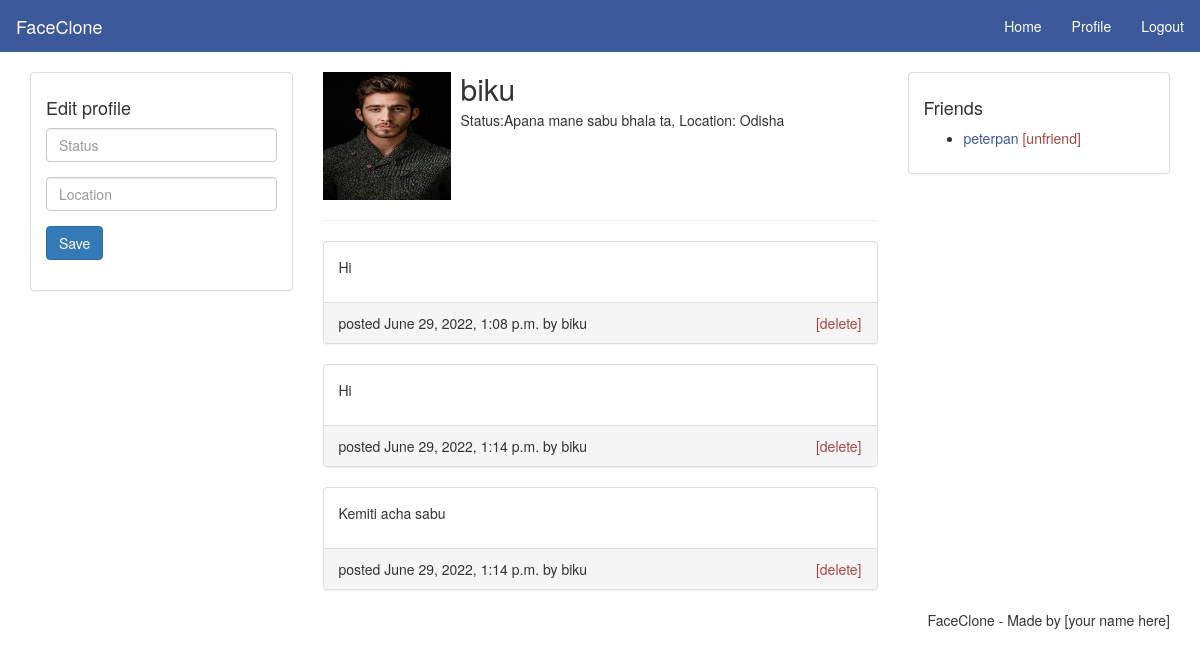
The app's page /profile (signed in) with its own data.
### social/models.py (models this page shows, shortened)
class Userprofile(models.Model):
    user = models.OneToOneField(User,on_delete=models.CASCADE)
    loc = models.CharField(max_length=20,blank=True)
    bio = models.TextField(max_length=200,blank=True)
    img = models.ImageField(upload_to='pics',default='avtar.jpg')

class Userpost(models.Model):
    user = models.ForeignKey(User,on_delete=models.CASCADE)
    post = models.TextField(max_length=300,blank=False)
    date = models.DateTimeField(auto_now_add=True)

### social/views.py (the view)
# urls.py: path('profile',views.profile,name='profile'),
@login_required(login_url='index')
def profile(request):
    user=request.user
    context= {'user':user}
    posts = Userpost.objects.filter(user=user)
    context.update({"posts":posts})
    return render(request,'profile.html',context)

### templates/profile.html (shortened to what this page needs)
{% load static %}
<!DOCTYPE html>
<html>
<head>
  <link rel="stylesheet" type="text/css" href="{% static 'css/bootstrap.min.css' %}">
  <link rel="stylesheet" type="text/css" href="{% static 'css/style.css' %}">
</head>
<body>
  <nav class="navbar navbar-default">
    <div class="container-fluid">
      <div class="navbar-header">
        <a class="navbar-brand" href="{% url 'index' %}">FaceClone</a>
      </div>
      <ul class="nav navbar-nav navbar-right">
        <li><a href="{% url 'home' %}">Home</a></li>
        <li><a href="{% url 'profile' %}">Profile</a></li>
        <li><a href="{% url 'logout' %}">Logout</a></li>
      </ul>
    </div>
  </nav>
  <main class="container">
    <div class="row">
      <div class="col-md-3">
        <div class="panel panel-default">
          <div class="panel-body">
            <h4>Edit profile</h4>
            <form method="post" action="{% url 'update' %}">
              <div class="form-group">
                <input class="form-control" type="text" name="status" placeholder="Status" value="">
              </div>
              <div class="form-group">
                <input class="form-control" type="text" name="location" placeholder="Location" value="">
              </div>
              <div class="form-group">
                <input class="btn btn-primary" type="submit" name="update_profile" value="Save">
              </div>
            </form>
          </div>
        </div>
      </div>
      <div class="col-md-6">
        <div class="media">
          <div class="media-left">
            <img src="{{user.userprofile.img.url}}" class="media-object" style="width: 128px; height: 128px;">
          </div>
          <div class="media-body">
            <h2 class="media-heading">{{user.username}}</h2>
            <p>Status:{{user.userprofile.bio}}, Location: {{ user.userprofile.loc}}</p>
          </div>
        </div>
        <hr>
        <div>
        {%for post in posts %}
        <div class="panel panel-default">
          <div class="panel-body">
            <p>{{post.post}}</p>
          </div>
          <div class="panel-footer">
            <span>posted {{post.date}} by {{post.user.username}}</span>
            <span class="pull-right"><a class="text-danger" href="#">[delete]</a></span>
          </div>
        </div>
        {% endfor %}
        </div>
      </div>
      <div class="col-md-3">
        <div class="panel panel-default">
          <div class="panel-body">
            <h4>Friends</h4>
            <ul>
              <li>
                <a href="#">peterpan</a>
                <a class="text-danger" href="#">[unfriend]</a>
              </li>
            </ul>
          </div>
        </div>
      </div>
    </div>
  </main>
  <footer class="container text-center">
    <ul class="nav nav-pills pull-right">
      <li>FaceClone - Made by [your name here]</li>
    </ul>
  </footer>
</body>
</html>

### static/css/style.css (style rules this page uses)
a { color: #3b5998; }
.navbar { -webkit-border-radius: 0; -moz-border-radius: 0; border-radius: 0; }
.navbar-default { background-color: #3b5998; border-color: #3b5998; }
.navbar-default .navbar-brand { color: rgb(255, 253, 253); }
.navbar-default .navbar-nav>li>a { color: #fff; }

### records on screen
Userpost: post "Hi", date "June 29, 2022, 1:08 p.m.", user.username "biku"
Userpost: post "Hi", date "June 29, 2022, 1:14 p.m.", user.username "biku"
Userpost: post "Kemiti acha sabu", date "June 29, 2022, 1:14 p.m.", user.username "biku"

### other values on screen
{{ user.username }} "biku"
{{ user.userprofile.bio }} "Apana mane sabu bhala ta"
{{ user.userprofile.loc }} "Odisha"
